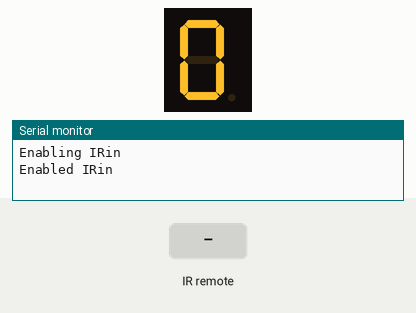
Bench run of a sketch on a simulated Arduino Uno, built with avr-gcc and run on an emulated ATmega328P. On the bench: 1-digit seven-segment display, the last lines printed to the serial monitor. Wiring (inferred from the names in the program): 1-digit 7-segment display, segments lit when HIGH: segments pin 2, pin 3, pin 4, pin 5, pin 6, pin 7, pin 8, pin 9. Inputs (shaded band) come from the test bench. The segment pins are drawn as the display they are named for.

Above: at 1.2 s.
1.3 s: infrared code 0xFF629D received
At 2.5 s:
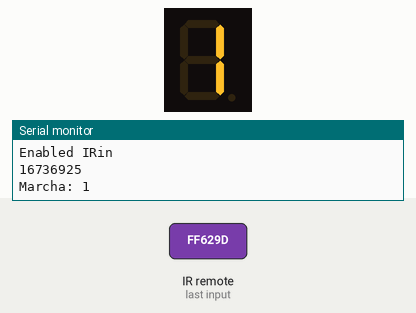
2.8 s: infrared code 0xFF629D received
At 3.8 s:
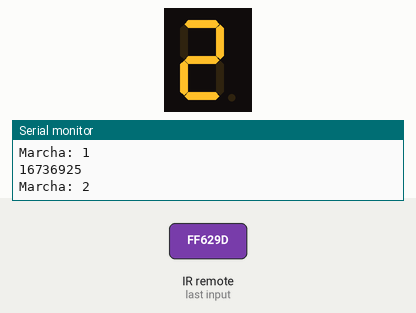
Timing chart, 0 to 5.8 s (numbered marks = the images above; inputs shaded):
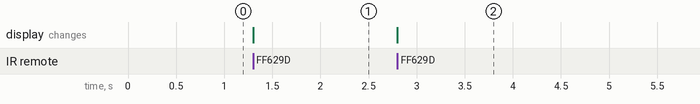

Measured:
- after the input at 1.3 s, the display: changes at once (image 1)
- after the input at 2.8 s, the display: changes at once (image 2)

The sketch:

9-controleComDisplaySeteSegmentos.ino
```cpp
#include <IRremote.h>

//Controle
int RECV_PIN = 12;
IRrecv IRR(RECV_PIN);
decode_results results;

//Display
byte seven_seg_digits[4][7] =  { { 1,1,1,1,1,1,0 },  // = Digito 0
                                 { 0,1,1,0,0,0,0 },  // = Digito 1
                                 { 1,1,0,1,1,0,1 },  // = Digito 2
                                 { 1,1,1,1,0,0,1 },  // = Digito 3
                                 };

//Marcha
int marcha = 0;

void setup(){
  //Enable serial usage and IR signal in
  Serial.begin(9600);
  Serial.println("Enabling IRin");
  IRR.enableIRIn();
  Serial.println("Enabled IRin");

  //Display
  pinMode(2, OUTPUT); //Pino 2 do Arduino ligado ao segmento A
  pinMode(3, OUTPUT); //Pino 3 do Arduino ligado ao segmento B
  pinMode(4, OUTPUT); //Pino 4 do Arduino ligado ao segmento C
  pinMode(5, OUTPUT); //Pino 5 do Arduino ligado ao segmento D
  pinMode(6, OUTPUT); //Pino 6 do Arduino ligado ao segmento E
  pinMode(7, OUTPUT); //Pino 7 do Arduino ligado ao segmento F
  pinMode(8, OUTPUT); //Pino 8 do Arduino ligado ao segmento G
  pinMode(9, OUTPUT); //Pino 9 do Arduino ligado ao segmento PONTO

  printaMarcha(0);
}

void loop() {
  if (IRR.decode()) {
    int botao = IRR.results.value;
    Serial.println(IRR.results.value);

    switch (botao) {
      case 16736925:
        mudaMarcha();
        break;
    }

    IRR.resume(); // Receive the next value
  }
}

void mudaMarcha(){
  if(marcha == 3){
    marcha = 0;
  } else {
    marcha++;
  }
  Serial.print("Marcha: ");
  Serial.println(marcha);
  printaMarcha(marcha);
}

void printaMarcha(int marcha){
  int porta = 2;
  for (int segmento = 0; segmento < 7; segmento++){
    digitalWrite(porta, seven_seg_digits[marcha][segmento]);
    porta++;
  }

}
```
